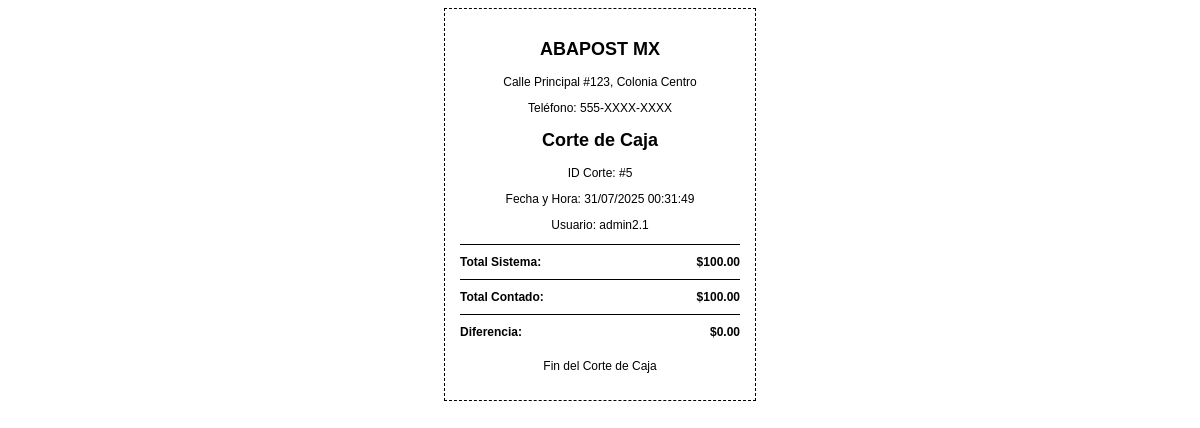
Page /admin_impresion_decortes.php?corte_id=5 (signed in) on the committed database.
### tables this page shows
CREATE TABLE `cortes_caja` (
  `id` int(11) NOT NULL,
  `id_usuario` int(11) NOT NULL,
  `fecha_corte` timestamp NOT NULL DEFAULT current_timestamp(),
  `total_sistema` decimal(10,2) NOT NULL,
  `total_efectivo_contado` decimal(10,2) NOT NULL,
  `diferencia` decimal(10,2) NOT NULL,
  `notas` text DEFAULT NULL,
  `detalle_metodos_pago` longtext DEFAULT NULL
);

CREATE TABLE `usuarios` (
  `id` int(11) NOT NULL,
  `nombre_usuario` varchar(50) NOT NULL,
  `contrasena` varchar(255) NOT NULL,
  `rol` enum('administrador','punto_venta') NOT NULL,
  `ultimo_login` timestamp NULL DEFAULT NULL,
  `intentos_fallidos` int(11) DEFAULT 0,
  `bloqueo_temporal` timestamp NULL DEFAULT NULL,
  `bloqueo_permanente` tinyint(1) DEFAULT 0,
  `fecha_creacion` timestamp NOT NULL DEFAULT current_timestamp()
);

### admin_impresion_decortes.php (the view, shortened to what this page needs)
<?php
$conn = conectarDB();
if (isset($_GET['corte_id'])) {
    $corte_id = $_GET['corte_id'];
    $sql_corte = "SELECT cc.id, cc.fecha_corte, cc.total_sistema, cc.total_efectivo_contado, cc.diferencia, u.nombre_usuario, cc.notas
                  FROM cortes_caja cc
                  INNER JOIN usuarios u ON cc.id_usuario = u.id
                  WHERE cc.id = ?";
    $stmt_corte = $conn->prepare($sql_corte);
    $stmt_corte->bind_param("i", $corte_id);
    $stmt_corte->execute();
    $result_corte = $stmt_corte->get_result();
    if ($result_corte->num_rows === 1) {
        $corte = $result_corte->fetch_assoc();
        $nombre_papeleria = "ABAPOST MX";
        $direccion_papeleria = "Calle Principal #123, Colonia Centro";
        $telefono_papeleria = "555-XXXX-XXXX";
        ?>
        <!DOCTYPE html>
        <html lang="es">
        <head>
        </head>
        <body>
            <div class="ticket">
                <div class="info text-center">
                    <h2><?php echo htmlspecialchars($nombre_papeleria); ?></h2>
                    <p><?php echo htmlspecialchars($direccion_papeleria); ?></p>
                    <p>Teléfono: <?php echo htmlspecialchars($telefono_papeleria); ?></p>
                    <h2>Corte de Caja</h2>
                    <p>ID Corte: #<?php echo htmlspecialchars($corte['id']); ?></p>
                    <p>Fecha y Hora: <?php echo htmlspecialchars(date('d/m/Y H:i:s', strtotime($corte['fecha_corte']))); ?></p>
                    <p>Usuario: <?php echo htmlspecialchars($corte['nombre_usuario']); ?></p>
                </div>
                <div>
                    <div class="total">
                        <span>Total Sistema:</span>
                        <span class="text-right">$<?php echo htmlspecialchars(number_format($corte['total_sistema'], 2)); ?></span>
                    </div>
                    <div class="total">
                        <span>Total Contado:</span>
                        <span class="text-right">$<?php echo htmlspecialchars(number_format($corte['total_efectivo_contado'], 2)); ?></span>
                    </div>
                    <div class="total">
                        <span>Diferencia:</span>
                        <span class="text-right <?php echo ($corte['diferencia'] != 0) ? 'text-danger' : 'text-success'; ?>">
                            $<?php echo htmlspecialchars(number_format($corte['diferencia'], 2)); ?>
                        </span>
                    </div>
                </div>
                <div class="text-center" style="margin-top: 20px;">
                    <p>Fin del Corte de Caja</p>
                </div>
            </div>
        </body>
        </html>
        <?php
    } else {
        echo "No se encontró el corte de caja.";
    }
} else {
    echo "ID de corte no proporcionado.";
}
?>

### admin_impresion_decortes.php (style rules this page uses)
body { font-family: 'Arial', sans-serif; font-size: 12px; }
.ticket { width: 280px; max-width: 280px; margin: 0 auto; padding: 15px; border: 1px dashed #000; }
.text-center { text-align: center; }
.info { margin-bottom: 10px; }
.total { font-weight: bold; margin-top: 10px; padding-top: 10px; border-top: 1px solid #000; display: flex; justify-content: space-between; }

### rows in the picture
cortes_caja: id "5", fecha_corte "31/07/2025 00:31:49", id_usuario.nombre_usuario "admin2.1", total_sistema "100.00", total_efectivo_contado "100.00", diferencia "0.00"

### other values in the picture
$nombre_papeleria "ABAPOST MX"
$direccion_papeleria "Calle Principal #123, Colonia Centro"
$telefono_papeleria "555-XXXX-XXXX"
